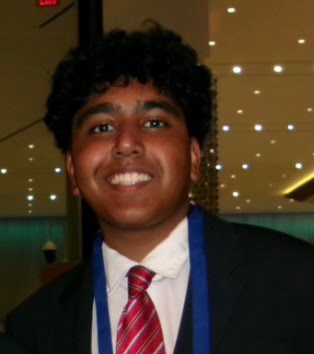
#> input picture photo.jpg, 314 x 354 px
$ python make-favicon.py
#> lines starting #> are read from the running program, lines starting #| are printed output that depends on the picture; after the words box and inside, x2 and y2 are one past the last pixel; in counts of white or black regions, pixels touching at a corner belong together
#!/usr/bin/env python3
"""
Rebuild the favicon set from photo.jpg.

Run this after swapping in a new photo:

    python3 make-favicon.py

If the new photo frames your face differently, adjust CENTER_X / CENTER_Y /
SIDE below — they describe a square, in pixels of photo.jpg, that gets cropped
out and turned into the icons. To find good numbers, open photo.jpg in Preview
and read the coordinates of the top of your hair and your chin.

Needs Pillow:  pip3 install pillow
"""

from PIL import Image, ImageDraw
import os

SOURCE = "photo.jpg"

# The square to crop, in source-image pixels.
CENTER_X = 132   # horizontal centre of the head
CENTER_Y = 122   # vertical centre of the head
SIDE     = 236   # width/height of the crop

here = os.path.dirname(os.path.abspath(__file__))
os.chdir(here)

src = Image.open(SOURCE).convert("RGB")
#> src is the input picture: PIL image 314x354 RGB; mean R, G, B 69, 51.6, 35.1
W, H = src.size
#> W = 314; H = 354

box = (CENTER_X - SIDE // 2, CENTER_Y - SIDE // 2,
       CENTER_X + SIDE // 2, CENTER_Y + SIDE // 2)
if box[0] < 0 or box[1] < 0 or box[2] > W or box[3] > H:
    raise SystemExit(
        f"Crop {box} falls outside the {W}x{H} image — "
        "lower SIDE or move CENTER_X / CENTER_Y.")

face = src.crop(box)
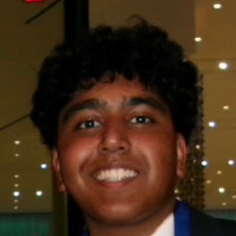
#> face: PIL image 236x236 RGB; mean R, G, B 67.8, 45.2, 24.6


def circle(size):
    """Circular icon, supersampled so the edge stays smooth."""
#> called with size = 64
    ss = size * 4
    im = face.resize((ss, ss), Image.LANCZOS)
    mask = Image.new("L", (ss, ss), 0)
#> mask: PIL image 256x256 L; every value is 0
    ImageDraw.Draw(mask).ellipse((0, 0, ss - 1, ss - 1), fill=255)
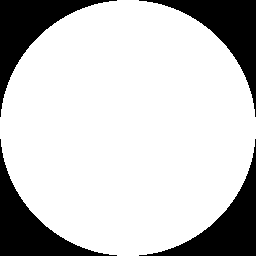
#> mask: PIL image 256x256 L; 78.5% white; 4 black regions, box (x1, y1, x2, y2) and area: (0, 0, 117, 117) 3528, (139, 0, 256, 117) 3528, (0, 139, 117, 256) 3528, (139, 139, 256, 256) 3528
    out = Image.new("RGBA", (ss, ss), (0, 0, 0, 0))
#> out: PIL image 256x256 RGBA; every value is 0
    out.paste(im, (0, 0), mask)
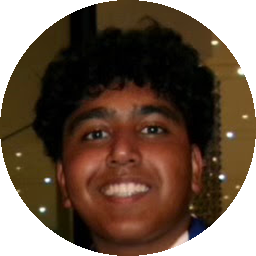
#> out: PIL image 256x256 RGBA; mean R, G, B, A 53, 33.1, 18.1, 200.1; transparent parts drawn white
    return out.resize((size, size), Image.LANCZOS)
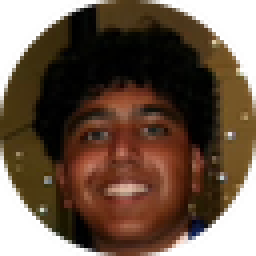
#> returned value: PIL image 64x64 RGBA (shown 4 times larger); mean R, G, B, A 57.3, 36.4, 19.6, 200.1; transparent parts drawn white


circle(64).save("favicon.ico", format="ICO",
                sizes=[(16, 16), (32, 32), (48, 48), (64, 64)])
circle(32).save("favicon-32.png")
#> in circle (call 2), `mask = Image.new("L", (ss, ss), 0)`: mask: PIL image 128x128 L; every value is 0
#> in circle (call 2), `ImageDraw.Draw(mask).ellipse((0, 0, ss - 1, ss - 1), fill=255)`: mask: PIL image 128x128 L; 78.5% white; 4 black regions, box (x1, y1, x2, y2) and area: (0, 0, 56, 56) 881, (72, 0, 128, 56) 881, (0, 72, 56, 128) 881, (72, 72, 128, 128) 881
#> in circle (call 2), `out = Image.new("RGBA", (ss, ss), (0, 0, 0, 0))`: out: PIL image 128x128 RGBA; every value is 0
circle(192).save("favicon-192.png")
#> call 3 of circle, with size = 192
#> in circle (call 3), `ss = size * 4`: ss = 768
#> in circle (call 3), `mask = Image.new("L", (ss, ss), 0)`: mask: PIL image 768x768 L; every value is 0
#> in circle (call 3), `ImageDraw.Draw(mask).ellipse((0, 0, ss - 1, ss - 1), fill=255)`:
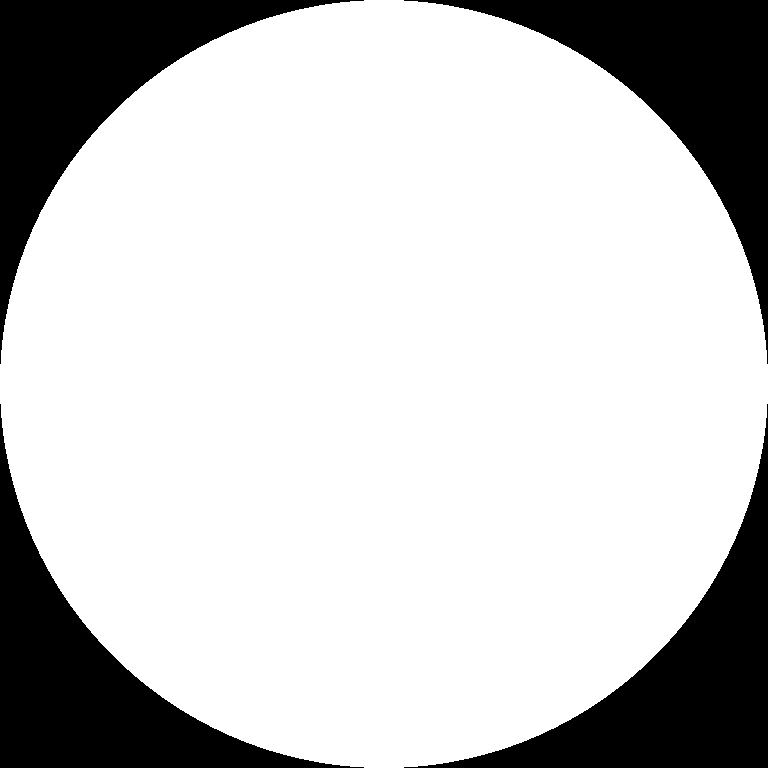
#> mask: PIL image 768x768 L; 78.5% white; 4 black regions, box (x1, y1, x2, y2) and area: (0, 0, 364, 364) 31677, (404, 0, 768, 364) 31677, (0, 404, 364, 768) 31677, (404, 404, 768, 768) 31677
#> in circle (call 3), `out = Image.new("RGBA", (ss, ss), (0, 0, 0, 0))`: out: PIL image 768x768 RGBA; every value is 0
#> in circle (call 3), `return out.resize((size, size), Image.LANCZOS)`:
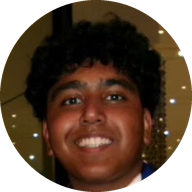
#> returned value: PIL image 192x192 RGBA; mean R, G, B, A 54.7, 34.4, 18.6, 200.2; transparent parts drawn white
# iOS rounds the corners itself, so this one stays a filled square.
face.resize((180, 180), Image.LANCZOS).save("apple-touch-icon.png")
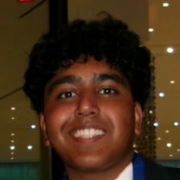
#> saved as apple-touch-icon.png: PIL image 180x180 RGB; mean R, G, B 67.8, 45.2, 24.6

print(f"Cropped {box} from {SOURCE} ({W}x{H})")
#| Cropped (14, 4, 250, 240) from photo.jpg (314x354)
print("Wrote favicon.ico, favicon-32.png, favicon-192.png, apple-touch-icon.png")
